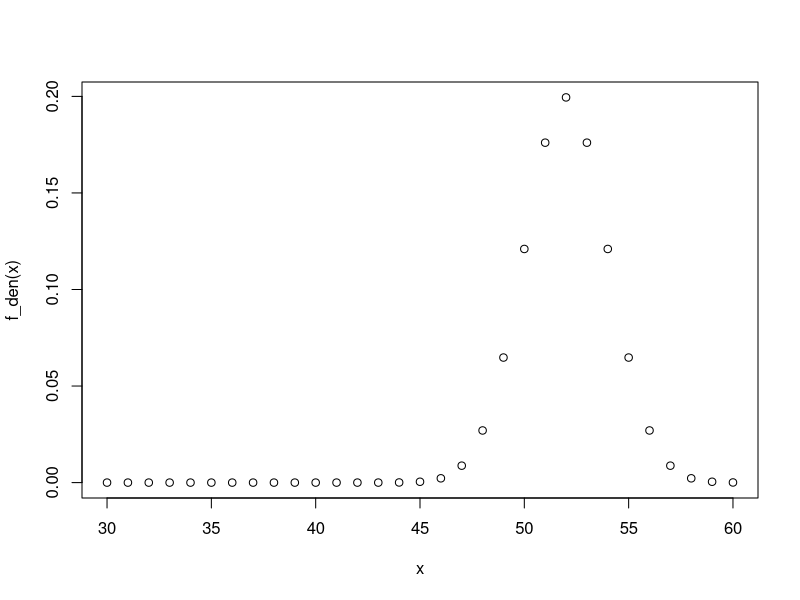

The R source for this figure:
library("ggplot2")

## Density function for a normally distributed random variable
f_den <- function(x, u = 52, ss = 4) {
  1 / (sqrt(2 * pi * (ss))) * exp(-((x - u)^2) / (2 * (ss)))
}

# The activity of the protein catalase in healthy
# murine liver cells (measured in enzyme units) under some fixed
# conditions can be modelled as normally distributed with expectation 𝜇=52
# and variance 𝜎2=4 (cf. Seminar 1a). The density function 𝑓 of this normal 
# distribution at the value 𝑥=53 evaluates to ??.

f_den(53, 52, 4)
x <- c(30:60)
plot(f_den(x) ~ x)

# Test
f_den(c(47, 50, 52, 54, 55), 52, 4)


## Probability is the area under the density curve

# The probability that the protein activity less than 54 is
integrate(f_den, 0, 54)

# The probability that the protein activity has a value between 48 and 56 is ??
integrate(f_den, 48, 56)


## Taking Samples

# In the seminar (cf. Seminar 1a) you have generated a sample of data in R
# from the assumed normal distribution via the commands:
set.seed(12345)
x <- rnorm(57, mean = 52, sd = 2)

# Mean
# The mean of the sample data in vector x is ??
mean(x)

# Variance
# The variance of the sample data in vector x is ??
var(x)
